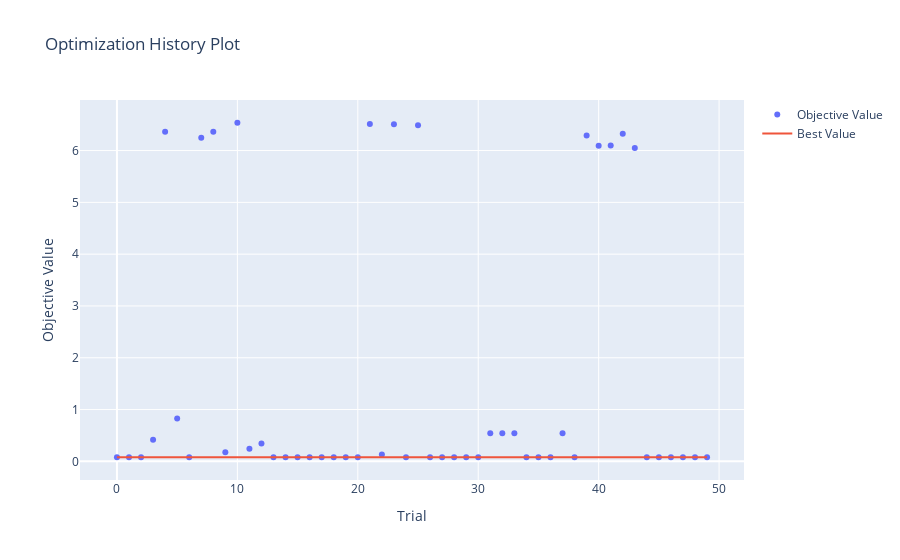

Notebook cell for this chart:
### Code cell
plot_optimization_history(study)
